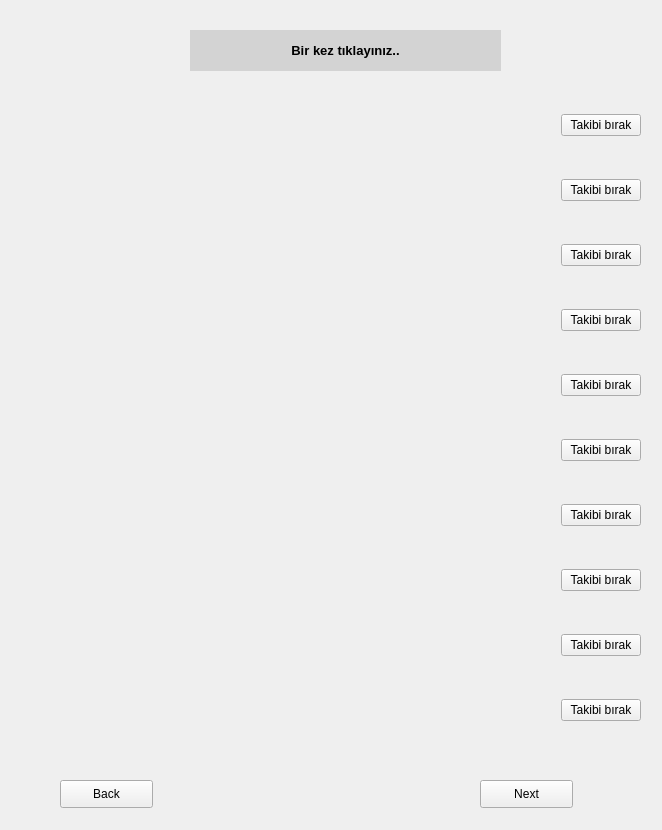
<?xml version="1.0" encoding="UTF-8"?>
<ui version="4.0">
 <class>Form</class>
 <widget class="QWidget" name="Form">
  <property name="geometry">
   <rect>
    <x>0</x>
    <y>0</y>
    <width>662</width>
    <height>830</height>
   </rect>
  </property>
  <property name="windowTitle">
   <string>Form</string>
  </property>
  <widget class="QLabel" name="label">
   <property name="geometry">
    <rect>
     <x>190</x>
     <y>30</y>
     <width>311</width>
     <height>41</height>
    </rect>
   </property>
   <property name="styleSheet">
    <string notr="true">font: 75 10pt &quot;MS Shell Dlg 2&quot;;
background-color: rgb(211, 211, 211);</string>
   </property>
   <property name="text">
    <string>&lt;html&gt;&lt;head/&gt;&lt;body&gt;&lt;p align=&quot;center&quot;&gt;&lt;span style=&quot; font-size:10pt; font-weight:600;&quot;&gt;Bir kez tıklayınız..&lt;/span&gt;&lt;/p&gt;&lt;/body&gt;&lt;/html&gt;</string>
   </property>
  </widget>
  <widget class="QWidget" name="layoutWidget">
   <property name="geometry">
    <rect>
     <x>10</x>
     <y>80</y>
     <width>631</width>
     <height>678</height>
    </rect>
   </property>
   <layout class="QVBoxLayout" name="verticalLayout">
    <item>
     <layout class="QHBoxLayout" name="horizontalLayout">
      <item>
       <widget class="QLabel" name="lbusername">
        <property name="text">
         <string>&lt;html&gt;&lt;head/&gt;&lt;body&gt;&lt;p align=&quot;center&quot;&gt;&lt;br/&gt;&lt;/p&gt;&lt;/body&gt;&lt;/html&gt;</string>
        </property>
       </widget>
      </item>
      <item>
       <spacer name="horizontalSpacer">
        <property name="orientation">
         <enum>Qt::Horizontal</enum>
        </property>
        <property name="sizeType">
         <enum>QSizePolicy::Fixed</enum>
        </property>
        <property name="sizeHint" stdset="0">
         <size>
          <width>50</width>
          <height>0</height>
         </size>
        </property>
       </spacer>
      </item>
      <item>
       <widget class="QPushButton" name="btnunfollow">
        <property name="sizePolicy">
         <sizepolicy hsizetype="Fixed" vsizetype="Fixed">
          <horstretch>10</horstretch>
          <verstretch>10</verstretch>
         </sizepolicy>
        </property>
        <property name="text">
         <string>Takibi bırak</string>
        </property>
       </widget>
      </item>
     </layout>
    </item>
    <item>
     <layout class="QHBoxLayout" name="horizontalLayout_2">
      <item>
       <widget class="QLabel" name="lbusername_2">
        <property name="text">
         <string>&lt;html&gt;&lt;head/&gt;&lt;body&gt;&lt;p align=&quot;center&quot;&gt;&lt;br/&gt;&lt;/p&gt;&lt;/body&gt;&lt;/html&gt;</string>
        </property>
       </widget>
      </item>
      <item>
       <spacer name="horizontalSpacer_2">
        <property name="orientation">
         <enum>Qt::Horizontal</enum>
        </property>
        <property name="sizeType">
         <enum>QSizePolicy::Fixed</enum>
        </property>
        <property name="sizeHint" stdset="0">
         <size>
          <width>50</width>
          <height>0</height>
         </size>
        </property>
       </spacer>
      </item>
      <item>
       <widget class="QPushButton" name="btnunfollow_2">
        <property name="sizePolicy">
         <sizepolicy hsizetype="Fixed" vsizetype="Fixed">
          <horstretch>10</horstretch>
          <verstretch>10</verstretch>
         </sizepolicy>
        </property>
        <property name="text">
         <string>Takibi bırak</string>
        </property>
       </widget>
      </item>
     </layout>
    </item>
    <item>
     <layout class="QHBoxLayout" name="horizontalLayout_3">
      <item>
       <widget class="QLabel" name="lbusername_3">
        <property name="text">
         <string>&lt;html&gt;&lt;head/&gt;&lt;body&gt;&lt;p align=&quot;center&quot;&gt;&lt;br/&gt;&lt;/p&gt;&lt;/body&gt;&lt;/html&gt;</string>
        </property>
       </widget>
      </item>
      <item>
       <spacer name="horizontalSpacer_3">
        <property name="orientation">
         <enum>Qt::Horizontal</enum>
        </property>
        <property name="sizeType">
         <enum>QSizePolicy::Fixed</enum>
        </property>
        <property name="sizeHint" stdset="0">
         <size>
          <width>50</width>
          <height>0</height>
         </size>
        </property>
       </spacer>
      </item>
      <item>
       <widget class="QPushButton" name="btnunfollow_3">
        <property name="sizePolicy">
         <sizepolicy hsizetype="Fixed" vsizetype="Fixed">
          <horstretch>10</horstretch>
          <verstretch>10</verstretch>
         </sizepolicy>
        </property>
        <property name="text">
         <string>Takibi bırak</string>
        </property>
       </widget>
      </item>
     </layout>
    </item>
    <item>
     <layout class="QHBoxLayout" name="horizontalLayout_4">
      <item>
       <widget class="QLabel" name="lbusername_4">
        <property name="text">
         <string>&lt;html&gt;&lt;head/&gt;&lt;body&gt;&lt;p align=&quot;center&quot;&gt;&lt;br/&gt;&lt;/p&gt;&lt;/body&gt;&lt;/html&gt;</string>
        </property>
       </widget>
      </item>
      <item>
       <spacer name="horizontalSpacer_4">
        <property name="orientation">
         <enum>Qt::Horizontal</enum>
        </property>
        <property name="sizeType">
         <enum>QSizePolicy::Fixed</enum>
        </property>
        <property name="sizeHint" stdset="0">
         <size>
          <width>50</width>
          <height>0</height>
         </size>
        </property>
       </spacer>
      </item>
      <item>
       <widget class="QPushButton" name="btnunfollow_4">
        <property name="sizePolicy">
         <sizepolicy hsizetype="Fixed" vsizetype="Fixed">
          <horstretch>10</horstretch>
          <verstretch>10</verstretch>
         </sizepolicy>
        </property>
        <property name="text">
         <string>Takibi bırak</string>
        </property>
       </widget>
      </item>
     </layout>
    </item>
    <item>
     <layout class="QHBoxLayout" name="horizontalLayout_5">
      <item>
       <widget class="QLabel" name="lbusername_5">
        <property name="text">
         <string>&lt;html&gt;&lt;head/&gt;&lt;body&gt;&lt;p align=&quot;center&quot;&gt;&lt;br/&gt;&lt;/p&gt;&lt;/body&gt;&lt;/html&gt;</string>
        </property>
       </widget>
      </item>
      <item>
       <spacer name="horizontalSpacer_5">
        <property name="orientation">
         <enum>Qt::Horizontal</enum>
        </property>
        <property name="sizeType">
         <enum>QSizePolicy::Fixed</enum>
        </property>
        <property name="sizeHint" stdset="0">
         <size>
          <width>50</width>
          <height>0</height>
         </size>
        </property>
       </spacer>
      </item>
      <item>
       <widget class="QPushButton" name="btnunfollow_5">
        <property name="sizePolicy">
         <sizepolicy hsizetype="Fixed" vsizetype="Fixed">
          <horstretch>10</horstretch>
          <verstretch>10</verstretch>
         </sizepolicy>
        </property>
        <property name="text">
         <string>Takibi bırak</string>
        </property>
       </widget>
      </item>
     </layout>
    </item>
    <item>
     <layout class="QHBoxLayout" name="horizontalLayout_6">
      <item>
       <widget class="QLabel" name="lbusername_6">
        <property name="text">
         <string>&lt;html&gt;&lt;head/&gt;&lt;body&gt;&lt;p align=&quot;center&quot;&gt;&lt;br/&gt;&lt;/p&gt;&lt;/body&gt;&lt;/html&gt;</string>
        </property>
       </widget>
      </item>
      <item>
       <spacer name="horizontalSpacer_9">
        <property name="orientation">
         <enum>Qt::Horizontal</enum>
        </property>
        <property name="sizeType">
         <enum>QSizePolicy::Fixed</enum>
        </property>
        <property name="sizeHint" stdset="0">
         <size>
          <width>50</width>
          <height>0</height>
         </size>
        </property>
       </spacer>
      </item>
      <item>
       <widget class="QPushButton" name="btnunfollow_6">
        <property name="sizePolicy">
         <sizepolicy hsizetype="Fixed" vsizetype="Fixed">
          <horstretch>10</horstretch>
          <verstretch>10</verstretch>
         </sizepolicy>
        </property>
        <property name="text">
         <string>Takibi bırak</string>
        </property>
       </widget>
      </item>
     </layout>
    </item>
    <item>
     <layout class="QHBoxLayout" name="horizontalLayout_7">
      <item>
       <widget class="QLabel" name="lbusername_7">
        <property name="text">
         <string>&lt;html&gt;&lt;head/&gt;&lt;body&gt;&lt;p align=&quot;center&quot;&gt;&lt;br/&gt;&lt;/p&gt;&lt;/body&gt;&lt;/html&gt;</string>
        </property>
       </widget>
      </item>
      <item>
       <spacer name="horizontalSpacer_7">
        <property name="orientation">
         <enum>Qt::Horizontal</enum>
        </property>
        <property name="sizeType">
         <enum>QSizePolicy::Fixed</enum>
        </property>
        <property name="sizeHint" stdset="0">
         <size>
          <width>50</width>
          <height>0</height>
         </size>
        </property>
       </spacer>
      </item>
      <item>
       <widget class="QPushButton" name="btnunfollow_7">
        <property name="sizePolicy">
         <sizepolicy hsizetype="Fixed" vsizetype="Fixed">
          <horstretch>10</horstretch>
          <verstretch>10</verstretch>
         </sizepolicy>
        </property>
        <property name="text">
         <string>Takibi bırak</string>
        </property>
       </widget>
      </item>
     </layout>
    </item>
    <item>
     <layout class="QHBoxLayout" name="horizontalLayout_8">
      <item>
       <widget class="QLabel" name="lbusername_8">
        <property name="text">
         <string>&lt;html&gt;&lt;head/&gt;&lt;body&gt;&lt;p align=&quot;center&quot;&gt;&lt;br/&gt;&lt;/p&gt;&lt;/body&gt;&lt;/html&gt;</string>
        </property>
       </widget>
      </item>
      <item>
       <spacer name="horizontalSpacer_">
        <property name="orientation">
         <enum>Qt::Horizontal</enum>
        </property>
        <property name="sizeType">
         <enum>QSizePolicy::Fixed</enum>
        </property>
        <property name="sizeHint" stdset="0">
         <size>
          <width>50</width>
          <height>0</height>
         </size>
        </property>
       </spacer>
      </item>
      <item>
       <widget class="QPushButton" name="btnunfollow_8">
        <property name="sizePolicy">
         <sizepolicy hsizetype="Fixed" vsizetype="Fixed">
          <horstretch>10</horstretch>
          <verstretch>10</verstretch>
         </sizepolicy>
        </property>
        <property name="text">
         <string>Takibi bırak</string>
        </property>
       </widget>
      </item>
     </layout>
    </item>
    <item>
     <layout class="QHBoxLayout" name="horizontalLayout_9">
      <item>
       <widget class="QLabel" name="lbusername_9">
        <property name="text">
         <string>&lt;html&gt;&lt;head/&gt;&lt;body&gt;&lt;p align=&quot;center&quot;&gt;&lt;br/&gt;&lt;/p&gt;&lt;/body&gt;&lt;/html&gt;</string>
        </property>
       </widget>
      </item>
      <item>
       <spacer name="horizontalSpacer_11">
        <property name="orientation">
         <enum>Qt::Horizontal</enum>
        </property>
        <property name="sizeType">
         <enum>QSizePolicy::Fixed</enum>
        </property>
        <property name="sizeHint" stdset="0">
         <size>
          <width>50</width>
          <height>0</height>
         </size>
        </property>
       </spacer>
      </item>
      <item>
       <widget class="QPushButton" name="btnunfollow_9">
        <property name="sizePolicy">
         <sizepolicy hsizetype="Fixed" vsizetype="Fixed">
          <horstretch>10</horstretch>
          <verstretch>10</verstretch>
         </sizepolicy>
        </property>
        <property name="text">
         <string>Takibi bırak</string>
        </property>
       </widget>
      </item>
     </layout>
    </item>
    <item>
     <layout class="QHBoxLayout" name="horizontalLayout_10">
      <item>
       <widget class="QLabel" name="lbusername_10">
        <property name="text">
         <string>&lt;html&gt;&lt;head/&gt;&lt;body&gt;&lt;p align=&quot;center&quot;&gt;&lt;br/&gt;&lt;/p&gt;&lt;/body&gt;&lt;/html&gt;</string>
        </property>
       </widget>
      </item>
      <item>
       <spacer name="horizontalSpacer_6">
        <property name="orientation">
         <enum>Qt::Horizontal</enum>
        </property>
        <property name="sizeType">
         <enum>QSizePolicy::Fixed</enum>
        </property>
        <property name="sizeHint" stdset="0">
         <size>
          <width>50</width>
          <height>0</height>
         </size>
        </property>
       </spacer>
      </item>
      <item>
       <widget class="QPushButton" name="btnunfollow_10">
        <property name="sizePolicy">
         <sizepolicy hsizetype="Fixed" vsizetype="Fixed">
          <horstretch>10</horstretch>
          <verstretch>10</verstretch>
         </sizepolicy>
        </property>
        <property name="text">
         <string>Takibi bırak</string>
        </property>
       </widget>
      </item>
     </layout>
    </item>
   </layout>
  </widget>
  <widget class="QPushButton" name="btnNext">
   <property name="geometry">
    <rect>
     <x>480</x>
     <y>780</y>
     <width>93</width>
     <height>28</height>
    </rect>
   </property>
   <property name="text">
    <string>Next</string>
   </property>
  </widget>
  <widget class="QPushButton" name="btnBack">
   <property name="geometry">
    <rect>
     <x>60</x>
     <y>780</y>
     <width>93</width>
     <height>28</height>
    </rect>
   </property>
   <property name="text">
    <string>Back</string>
   </property>
  </widget>
 </widget>
 <resources/>
 <connections/>
</ui>
